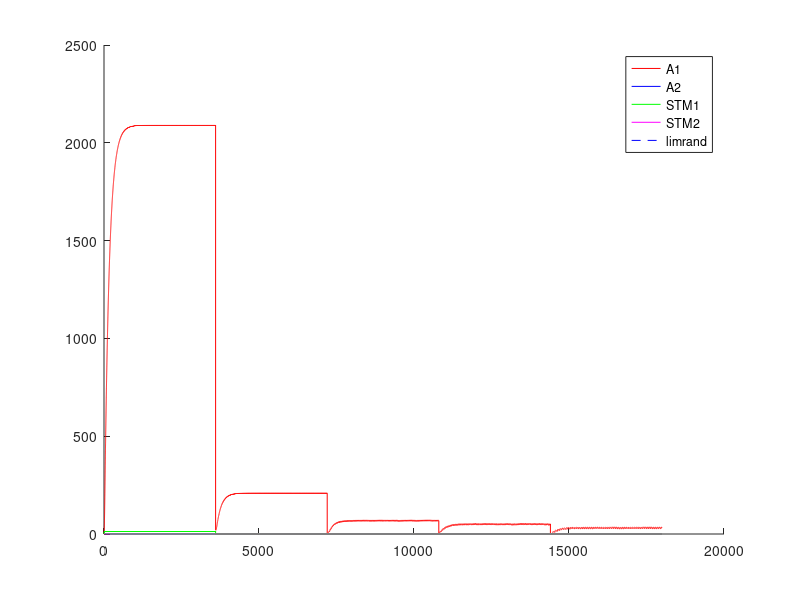

This chart was generated by the following MATLAB code: (Note: this script raises an error after producing the figure.)
%% Experimento con Fixed-Ratio - FR - Tasa fija
%% Existen multiples intancias de palanquelo (cada vez que realiza respuesta decide si realiza otro o no)
%% Sesiones de 3600 segundos
%% 3 sesiones por tasa de refuerzo (o quizas hasta que sature)
%% 5 sesiones por Experimento.
%% Cada sesion 
%% Tiempo para realizar un respuesta 1 segundo
%% 
%% La probabilidad de eleccion se ajusta al nivel de maxima frecuencia de palanqueo

close all
clc
clear

%% Matriz de pago 0 1 
%% 1 - 
%%%
%%% 
function rf = feel(pellets)
  rf=0;
  if (nargin~=0)
    rf=(12.8*(1-exp(-.25.* pellets.^(2))))+(12.8*(1-exp(-.5.* pellets)));
  else
    error ("Faltan parametros");
  endif
endfunction
%% 
%% 

%% INICIALIZATION
%%%%%% CONSTANTES DE SESIONES
Ntrial  =  1 ;   %% un trial de 3600 segundos
tTrial  =  3600; %% en segundos
tResp   =  1;    %% en segundos
tMuestreo = 0.25;%% en segundos
Nses    =  5 ;
Fr=[1,10,30,40,60];
Ntest   =  1;
limrand =  0.138;
saving  =  0.01 ;
%%%%%% CONSTANTES DE DECAIMIENTO
alpha = 1*tMuestreo;
beta  = 0.125*tMuestreo ;
gamma = 0.0067*tMuestreo;%0.025 ; 
delta = 1*tMuestreo;
%%%%%% INICIALIZACION
palanca = zeros(2,1);
Rf_1=0;
Rf_2=0;
A1=zeros(1,Ntest);
A2=zeros(1,Ntest);
stm_1=zeros(2,Ntest);
stm_2=zeros(2,Ntest);
d=1;
x_1=zeros(30,1);
x_2=zeros(30,1);
sesion = zeros(Nses,1);
trialXsesion = zeros(Nses,Ntrial);
terminal_sesion=zeros(Nses,1);
nb_coop = zeros(Nses,Ntest);
contadorP1=0;
contadorP2=0;

%% CALCULO DE AROUSAL MAXIMO
%plot([1:0.01:20],(12.8*(1-exp(-.25.* [1:0.01:20].^(2))))+(12.8*(1-exp(-.5.* [1:0.01:20]))),'.k')
tau = 0.5 ;
R1 = floor(feel(1)); %tiempo de refuezo para R
l1 = 20+R1; %20 = duraci�n entre trials
suma = 0; %suma es un valor necesaria para calcular max1 y min1
for i = 1:R1
  suma = suma+alpha*(1-beta)^(i-1);
end
iter=10; %% numero de iteraciones para que converja el stm
max1 = 0; %maximum de stm1
min1 = 0; %minimum de stm1
for i = 1:iter
  max1 = suma + min1*(1-beta)^R1;
  min1 = max1*(1-beta)^(30/tMuestreo); %% 30 = FR
end
S1 = (((max1-min1)*(0.72*l1))/2)+min1*l1; %calcul de la superficie del triangulo mas la de el rectangulo
stm_1_medio = S1/l1;
A1max = (delta/gamma)*stm_1_medio;

%% INICIO DE LAS ITERATIONS
for l = 1:Ntest  %% TESTES
  Num=0;
  for k = 1:Nses  %% SESIONES (cambia el N)
    i=2;
    %duracion = [1,tTrial*ones(1,Ntrial)];
    
    contador = 1;
    palanca(1)=randi(2);
    %% Agregar tasa de refuerzos  %%
    
    if k>1
      A1(Num+1,l)=saving*A1(Num,l);
      A2(Num+1,l)=saving*A2(Num,l);
      stm_1(Num+1,l)=0*stm_1(Num,l);
      stm_2(Num+1,l)=0*stm_2(Num,l); 
      %%% ELECCION DE LA PRIMERA PALANCA 
      if A1(Num,1)>A2(Num,1)
        palanca(2)=1;
      else
        palanca(2)=2;
      end
    end       
    
    for j=2:(Ntrial*tTrial/tMuestreo) %% Todos los trials juntos
      
      if contador == tResp/tMuestreo%duracion(i)
        contador = 1;
        
        i = i+1 ;
        J = j ;
        P(i,k)=0.5*(1-exp(-(5*A1((j-1)+Num,l))/A1max))+0.5; %probabilidad en exponential
        %P=.99;
        %P2(i,k)=0.5*(1-exp(-(5*A2((j-1)+Num,l))/A2max))+0.5;
        
        a = rand ;
        %%% ELECCION DE LA PALANCA %%% Basicamente elige palanquear o no palanquear
        if (A1((j-1)+Num,l)<=limrand)&&(A2((j-1)+Num,l)<=limrand)
          palanca(i)=randi(2);
        elseif (A1((j-1)+Num,l)>=limrand)&&(A2((j-1)+Num,l)<=limrand)
          if a>=P(i,k)
            palanca(i)=2;
          else
            palanca(i)=1;
          end
        elseif (A1((j-1)+Num,l)<=limrand)&&(A2((j-1)+Num,l)>=limrand)
          if a>=P(i,k)
            palanca(i)=1;
          else
            palanca(i)=2;
          end
        end
        %% Contadores para tasa de refuerzo
        if palanca(i)==1
          contadorP1++;
        else
          contadorP2++;
        endif
        %%% REFUERZO %%%
        if (contadorP1==Fr(k))
          %if (palanca(i)==1) %% palanquea
          Rf_1=floor(feel(1));
          Rf_2=0;
          %elseif (palanca(i-1)==2) %% No palanquea
          %  Rf_1=0;
          %  Rf_2=0;%floor(10*(1-exp(-0.8* 2 )));
          %end
          %stm_1(j+Num,l)=(1-beta)*stm_1((j-1)+Num,l)+alpha*Rf_1;
          %stm_2(j+Num,l)=(1-beta)*stm_2((j-1)+Num,l)+alpha*Rf_2;
          contadorP1=0;
        end
      else
        contador=contador +1;
        Rf_1=0;
        Rf_2=0;
      end
      stm_1(j+Num,l)=(1-beta)*stm_1((j-1)+Num,l)+alpha*Rf_1;
      stm_2(j+Num,l)=(1-beta)*stm_2((j-1)+Num,l)+alpha*Rf_2;
      A1(j+Num,l)=(1-gamma)*A1((j-1)+Num,l)+delta*stm_1(j+Num,l);
      A2(j+Num,l)=(1-gamma)*A2((j-1)+Num,l)+delta*stm_2(j+Num,l);
      
%      if floor(j/tTrial)==(j/tTrial)
%        trialXsesion()
%      end
    end
    
    
    %%% CONTADOR DE A QUE J SE CAMBIA LA SESION
    %sesion(k-1,l)=j;
    sesion(k,l)=j+Num;
    %%% DEFINICION DE NUM
%    compteur = 0 ;
%    for i=1:length(A1(:,l))
%      if A1(i,l)~=0
%        compteur = compteur +1;
%      end
%    end
%    Num=compteur;
    Num = j+Num;
    Sizemat = length(A1);
    
    for j = 1:Ntrial
      if palanca(j)==1
        %nb_coop(k-1,l)= nb_coop(k-1,l)+1;
        nb_coop(k,l)= nb_coop(k,l)+1;
      end
    end
  end
end


%%% PRUEBAS 
%%% ENCONTRA LA LONGITUD REAL DEL EXPERIMENTACION
nonnul = zeros(Ntest,1);
for k=1:Ntest
  for i=1:length(A1)
    if A1(i,k) ~= 0
      nonnul(k)=nonnul(k)+1;
    end
  end
end

%%% PRUEBA I _ PESO DE LA EXPERIMENTACION EN LA MEMORIA
porcent = 0;
for i = 1:Ntest
  if sum(A1(:,i)) > 10 * sum(A2(:,i))
    porcent = porcent +1;
  end
end

%%% PRUEBA II _ SI LA EXCITATION ALCANZA A SU MAXIMUM
maxima = zeros(Ntest,1);
for k = 1:Ntest
  if floor(max(A1(:,k))) == floor(max(max(A1))) 
    maxima(k) = maxima(k) +1;
  end
end

%%% PRUEBA III _ EN QUE SESION LA PALANCA GANA DE VERDAD
%ird = zeros(Ntest,1);
%for k = 1:Ntest
%  i=1;
%  while 1
%    if A1(nonnul(k)-i,k) < limrand
%      ird(k) = nonnul(k)-i+1;
%      break;
%    else
%      i=i+1;
%    end
%  end
%end
%
%%%% PRUEBA IV _ CONVIERTE J EN NUMERO DE SESION
%for k = 1:Ntest
%  i=1;
%  while 1
%    if ird(k) <= sum(sesion(1:i)+50)
%      ird(k)=i;
%      break;
%    else
%      i=i+1;
%    end
%  end
%end

%%% PRUEBA V _ PORCENTAJE DE COOPERACION POR SESION / EXPERIMENTO


porcentaje_coop_sesion=zeros(Nses,Ntest);
porcentaje_coop_experimento=zeros(Ntest,1);
for k = 1:Ntest
  porcentaje_coop_experimento(k)=sum(nb_coop(:,k))/(Ntrial*Nses)*100;
end

%for i=1:Ntest
%  terminal_sesion(1,i)=sesion(1,i);
%  for j=2:Nses
%    terminal_sesion(j,i)=sesion(j,i)+terminal_sesion(j-1,i);
%  end
%end

%%% DEMOSTRACION 


%promedio_sesion=sum(ird)/Ntest
porcent_10xsuperior_al_otra=porcent/Ntest * 100;
cuanto_alcanzan_al_maxima=sum(maxima)/Ntest * 100;
porcentaje_coop_experimento;
porcentaje_coop_sesion=floor(nb_coop/Ntrial*100);


for i=1:Ntest
  figure
  hold on
  plot((1:Sizemat)*tMuestreo,A1(:,i),'r',(1:Sizemat)*tMuestreo,A2(:,i),'b',(1:Sizemat)*tMuestreo,stm_1(:,i),'g',(1:Sizemat)*tMuestreo,stm_2(:,i),'m',(1:Sizemat)*tMuestreo,limrand*ones(1,length([1:Sizemat])),'--b')
  legend("A1","A2","STM1","STM2","limrand");
  for j=1:Nses
    %plot(sesion(j,i)*ones(1,max(max(A1(:,i)))),(1:max(max(A1(:,i)))),'--k');
    h=plot((sesion(j,i).*tMuestreo)*ones(1,max(max(A1(:,i)))),(1:max(max(A1(:,i)))),'--k');
    set(h, "linewidth", 2);
  end
end

color = 'rgbmkmrgbk';
figure
hold on
for i=1:Ntest
  plot(1:Nses,porcentaje_coop_sesion(:,i),'Color',color(i));
  title('Porcentaje de Cooperacion');
  xlabel('Numero de sesion');
  ylabel('Porcentaje');
end
hold off

%%% probl�me de temps, pas le temps de d�croitre du coup red�marre plus
%%% haut CQFD
%%%% CASTIGO DE TIEMPO 
%%%% CUANTO VECES ELIGE COOPERATION
%%% Pour chaque session r�cup�rer le nombre de coop�ration et tracer la
%%% courbe correspondante 

